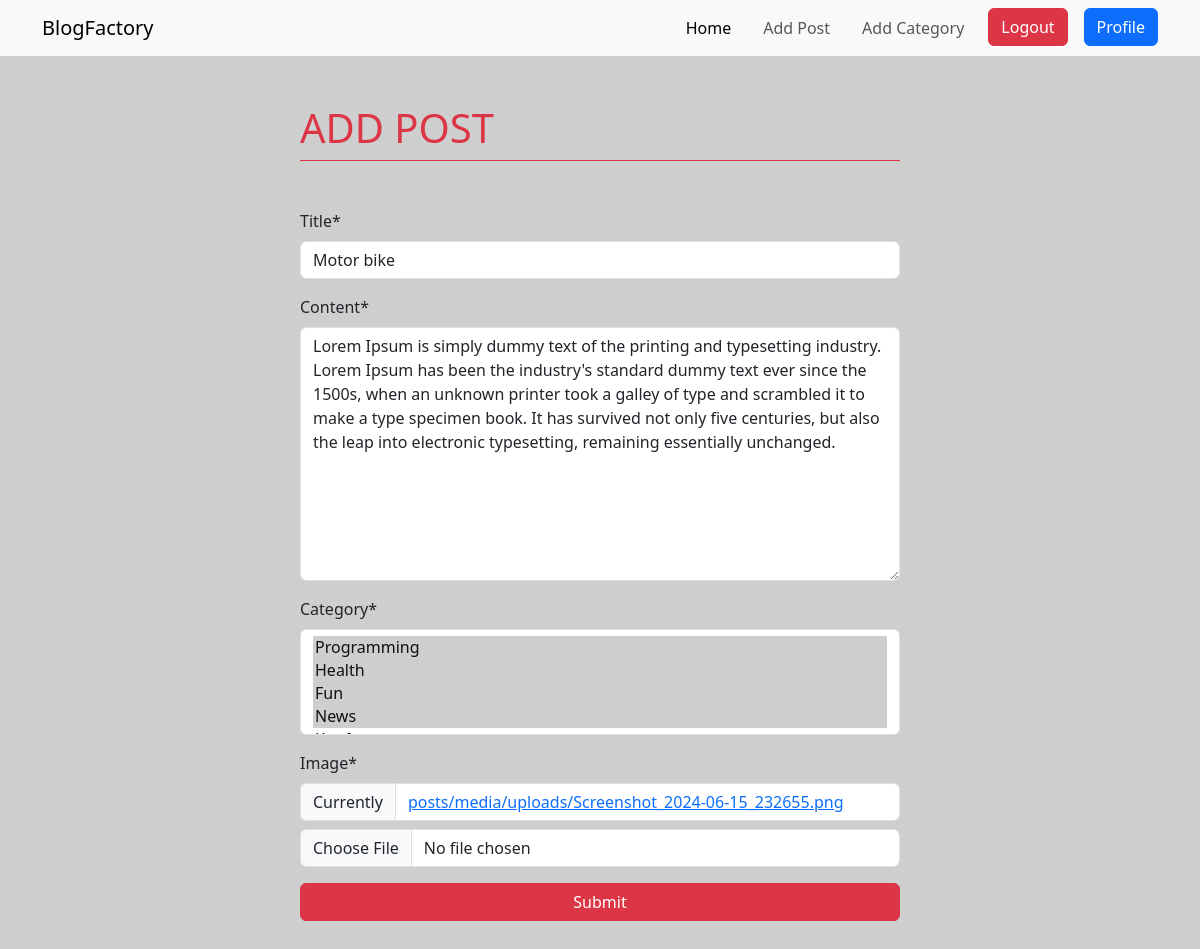
Before: /posts/edit/15/ (signed in) with the older database file.
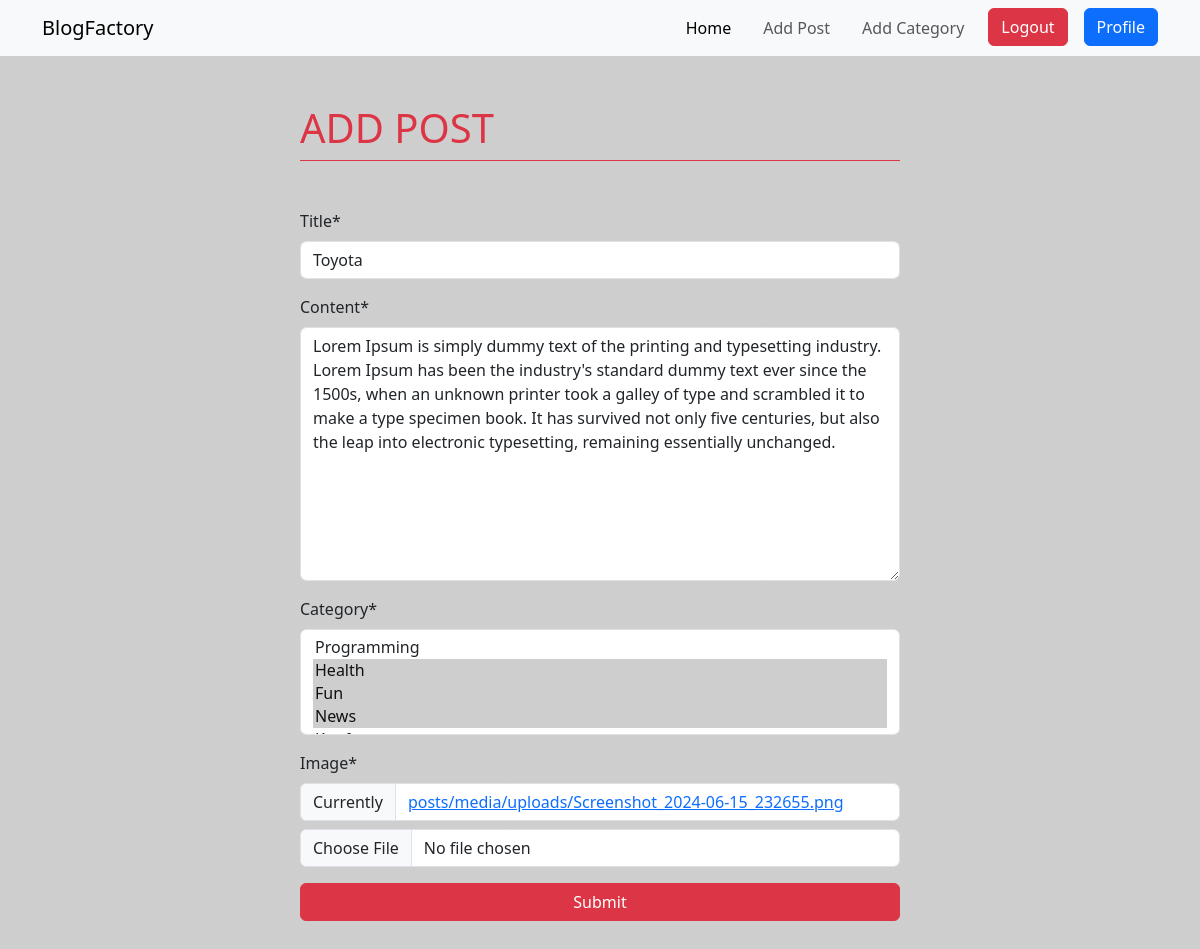
After: the same page with the newer database file.
### posts/models.py (models this page shows, shortened)
class Post(models.Model):
    title = models.CharField(max_length=100)
    content = models.TextField()
    category = models.ManyToManyField(Category)
    author = models.ForeignKey(User, on_delete=models.CASCADE)
    image = models.FileField(upload_to ='posts/media/uploads/', default=None)

### posts/views.py (the view)
# urls.py: path('edit/<int:id>/', EditPostView.as_view(), name="edit_post"),
@method_decorator(login_required, name='dispatch')
class EditPostView(UpdateView):
    model = models.Post
    form_class = forms.PostForm
    template_name = 'add_post.html'
    success_url = reverse_lazy('profile')
    pk_url_kwarg = 'id'

### posts/forms.py
class PostForm(forms.ModelForm):
    class Meta:
        model = Post
        exclude = ['author']

### categories/models.py (called while the page is built)
    def __str__(self):
        return self.name

### templates/add_post.html (shortened to what this page needs)
{% extends 'base.html' %}
{% load crispy_forms_tags %}
{% block contents %}
    <div style="width: 600px; margin: 40px auto;">
        <h1 class="my-5 text-uppercase text-danger border-bottom border-danger pb-2">Add Post</h1>
        <form method="post">
            {{form | crispy}}
            <div>
                <button type="submit" class="btn btn-danger text-white w-100">Submit</button>
            </div>
        </form>
    </div>
{% endblock contents %}

Changed rows visible on the page:
changed Post: title "Motor bike" → "Toyota"
Other visible differences:
form field category: "Programming ☑ / Health ☑ / Fun ☑ / News ☑" → "Programming / Health ☑ / Fun ☑ / News ☑"
